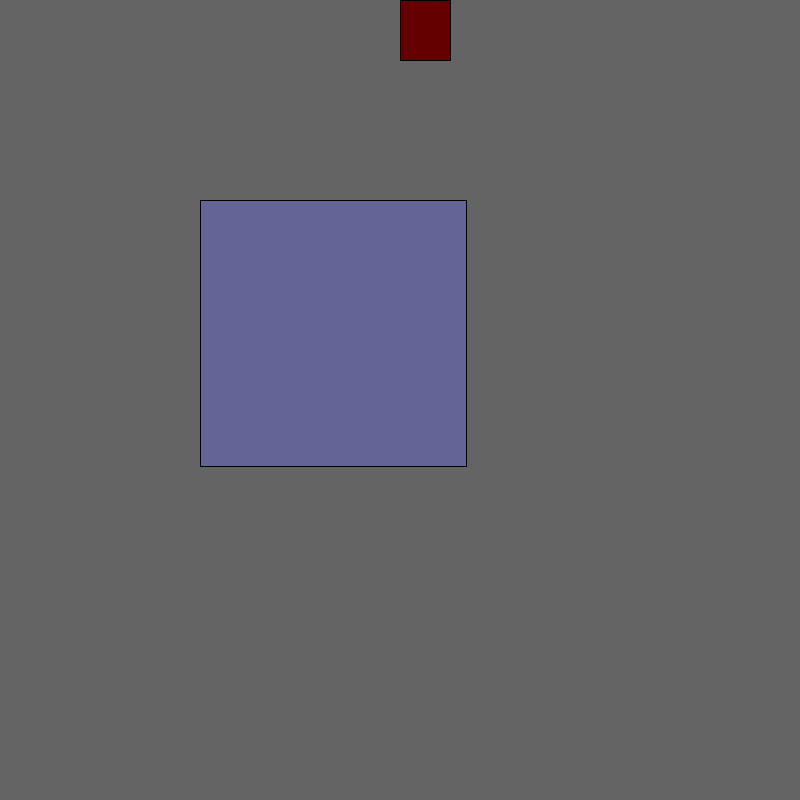
Frame 1 (no input)
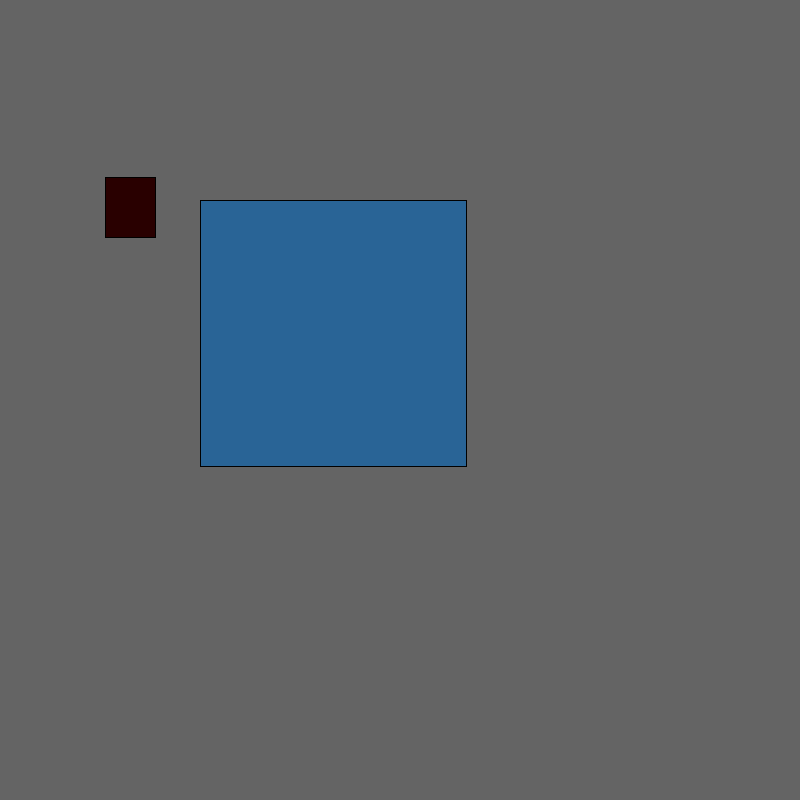
Frame 60 (the mouse pressed at the canvas centre just before this capture)
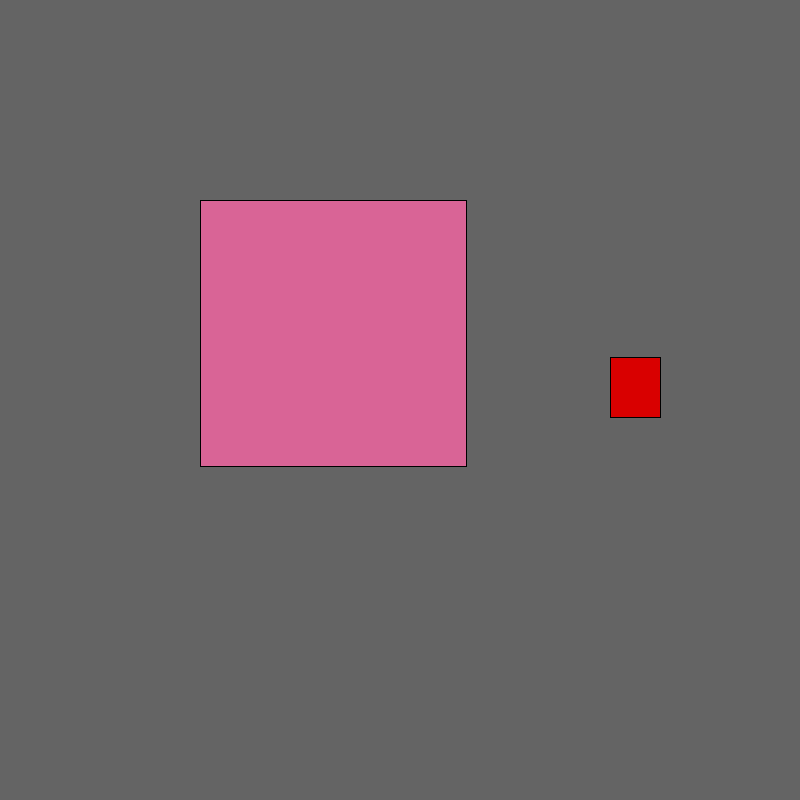
Frame 120 (the mouse held since frame 60 and released just before this capture)

The Processing sketch that drew these frames (run headless with seeded random() and noise(); from frame 60 on, the mouse is pressed at the canvas centre):

// Processing sketch: if_else_statments
// ── if_else_statments.pde
int x;
int y;

int r=100;
int ballX;
int ballY;
int xSpeed;
int ySpeed;

void setup() {
  size(800, 800);
  y = 0;
  x = width/2;

  ballX = width/2;
  ballY =height/2;
  xSpeed = 9;
  ySpeed =-7;
}

void draw() {
  background(100);

  fill(r, 100, 150);
  rect(width/4, height/4, width/3, height/3);

  fill(r, 0, 0);
  rect(x, y, 50, 60);
  y=y+3;
  x=x-5;

  if (y>800) {
    y=0;
  }
  if (x<0) {
    x=width;
    r=255;
  } 
  else {
    r=r-1;
  }
 /**
  circle(ballY,ballX,100);
  ballX= ballX + xSpeed;
  ballY = ballY + ySpeed;

 if (ballX> width){
 xSpeed = xSpeed*-1;
 }
 if(ballY> 0){
 ySpeed= ySpeed*-1;
 }
 if (ballX< 0){
 xSpeed = xSpeed*-1;
 }
  if(ballY< 800){
 ySpeed = ySpeed*-1;
 }
 */
}
